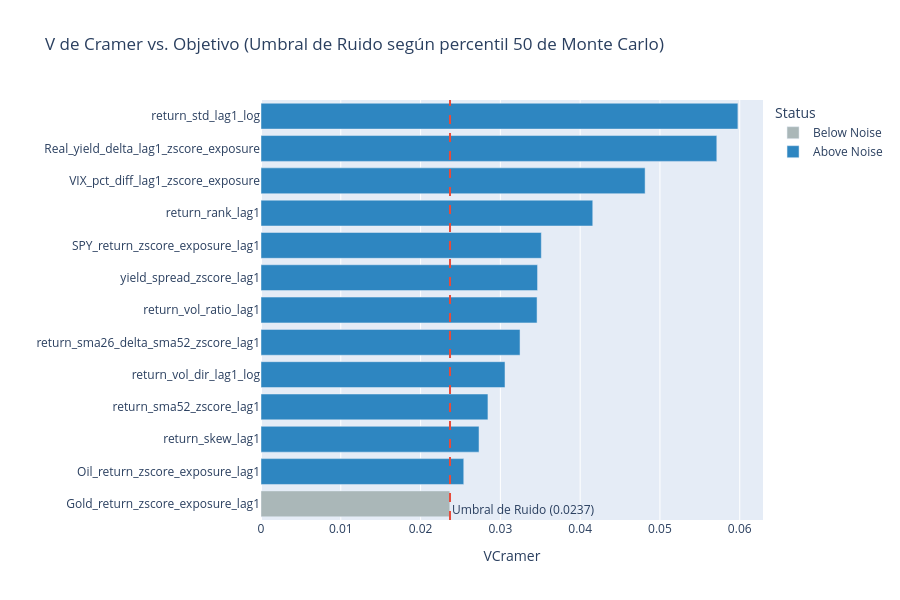

Here is the notebook cell this chart was saved with:
### Markdown cell above
### Ranking de variables (V de Cramer)

### Code cell
_ = rankear_variables(X=X, y=y, percentil=50, graficar=True)

### Figure 1 — Plotly figure (JSON) as saved in the notebook; plotly's stock layout.template omitted (floating-point values rounded to 4 significant figures)
{"data": [{"hovertemplate": "Status=Below Noise<br>VCramer=%{x}<br>index=%{y}<extra></extra>", "legendgroup": "Below Noise", "marker": {"color": "#AAB7B8", "pattern": {"shape": ""}}, "name": "Below Noise", "orientation": "h", "showlegend": true, "textposition": "auto", "type": "bar", "x": [0.02366], "xaxis": "x", "y": ["Gold_return_zscore_exposure_lag1"], "yaxis": "y"}, {"hovertemplate": "Status=Above Noise<br>VCramer=%{x}<br>index=%{y}<extra></extra>", "legendgroup": "Above Noise", "marker": {"color": "#2E86C1", "pattern": {"shape": ""}}, "name": "Above Noise", "orientation": "h", "showlegend": true, "textposition": "auto", "type": "bar", "x": [0.02541, 0.02733, 0.02844, 0.03058, 0.03247, 0.0346, 0.03466, 0.03513, 0.04158, 0.04814, 0.05713, 0.05977], "xaxis": "x", "y": ["Oil_return_zscore_exposure_lag1", "return_skew_lag1", "return_sma52_zscore_lag1", "return_vol_dir_lag1_log", "return_sma26_delta_sma52_zscore_lag1", "return_vol_ratio_lag1", "yield_spread_zscore_lag1", "SPY_return_zscore_exposure_lag1", "return_rank_lag1", "VIX_pct_diff_lag1_zscore_exposure", "Real_yield_delta_lag1_zscore_exposure", "return_std_lag1_log"], "yaxis": "y"}], "layout": {"annotations": [{"showarrow": false, "text": "Umbral de Ruido (0.0237)", "x": 0.02369, "xanchor": "left", "xref": "x", "y": 0, "yanchor": "bottom", "yref": "y domain"}], "barmode": "relative", "height": 600, "legend": {"title": {"text": "Status"}, "tracegroupgap": 0}, "shapes": [{"line": {"color": "#E74C3C", "dash": "dash"}, "type": "line", "x0": 0.02369, "x1": 0.02369, "xref": "x", "y0": 0, "y1": 1, "yref": "y domain"}], "title": {"text": "V de Cramer vs. Objetivo (Umbral de Ruido según percentil 50 de Monte Carlo)"}, "xaxis": {"anchor": "y", "domain": [0, 1], "title": {"text": "VCramer"}}, "yaxis": {"anchor": "x", "domain": [0, 1], "dtick": 1, "title": {"text": ""}}}}
